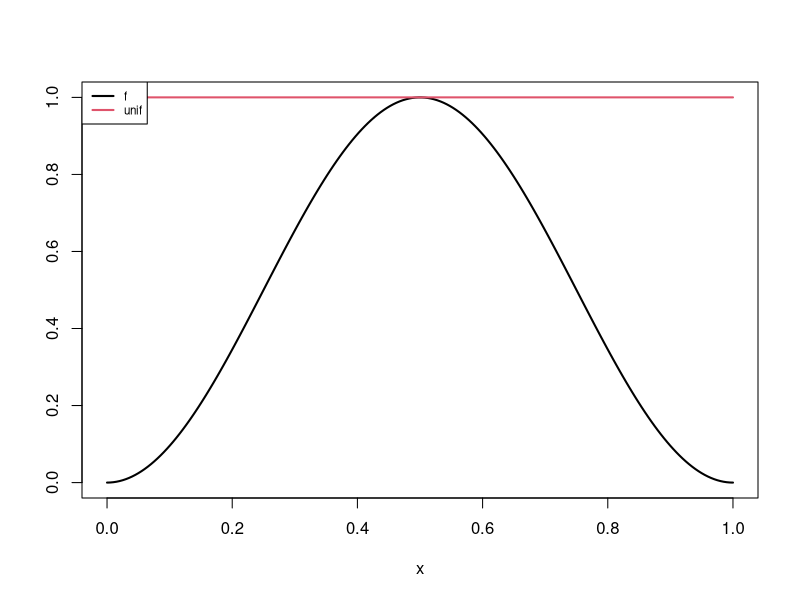
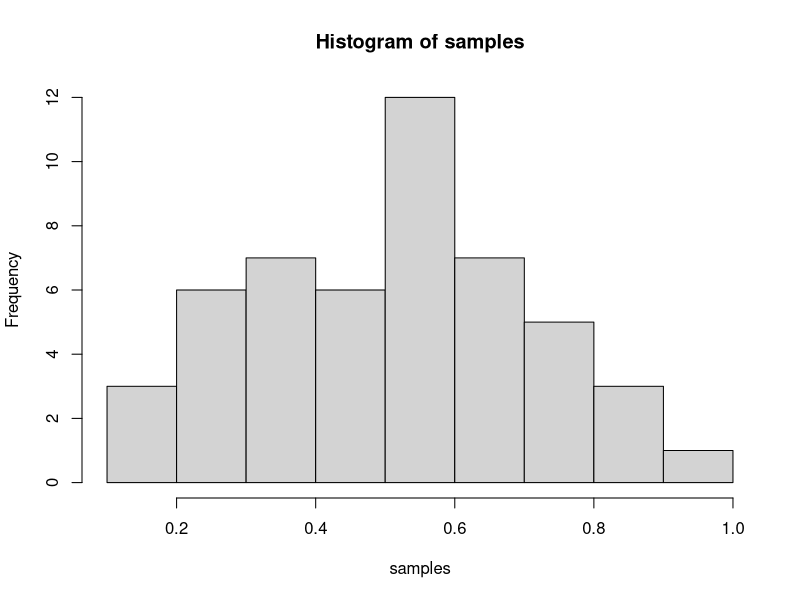
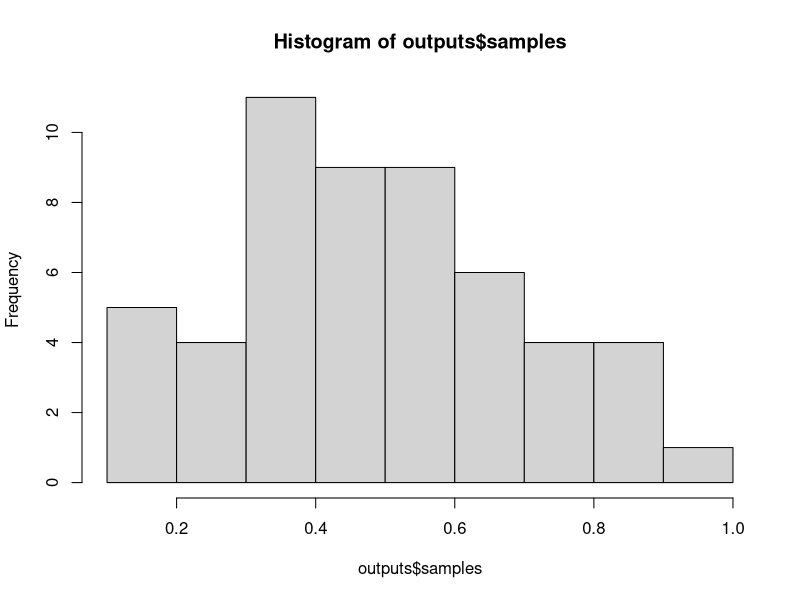
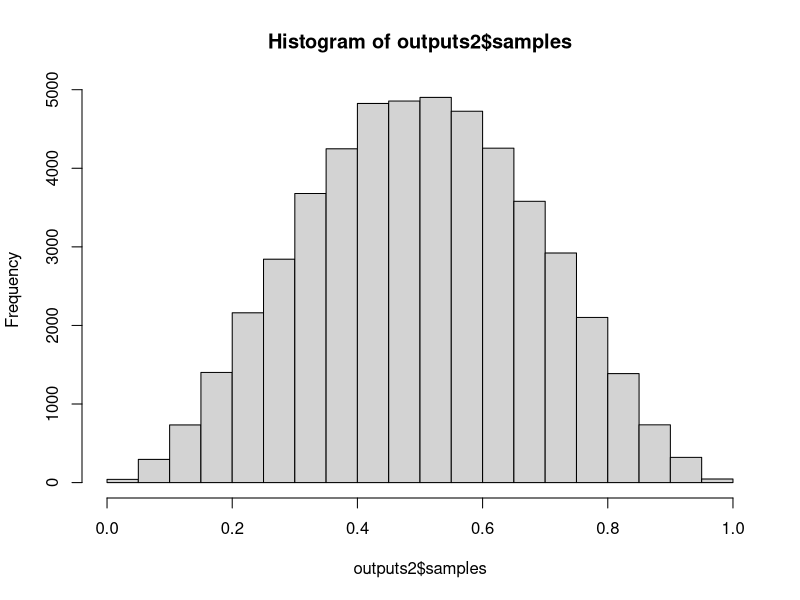
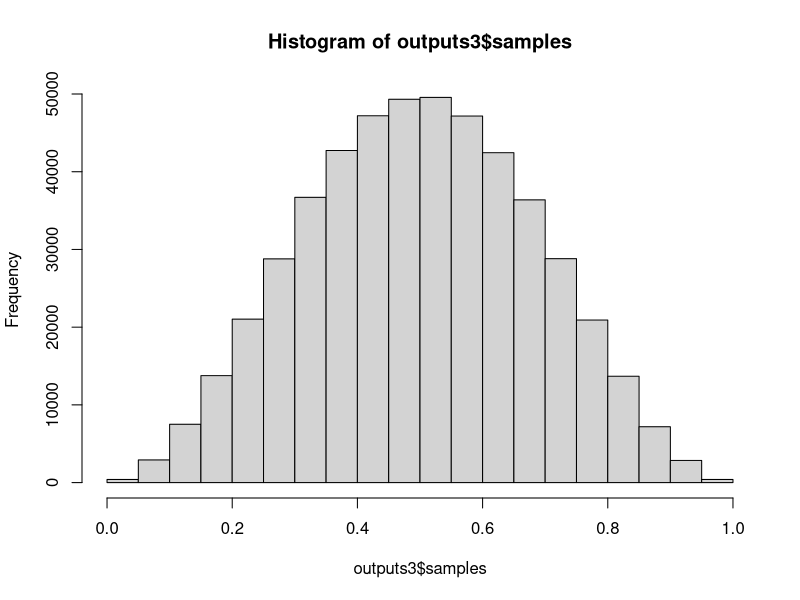
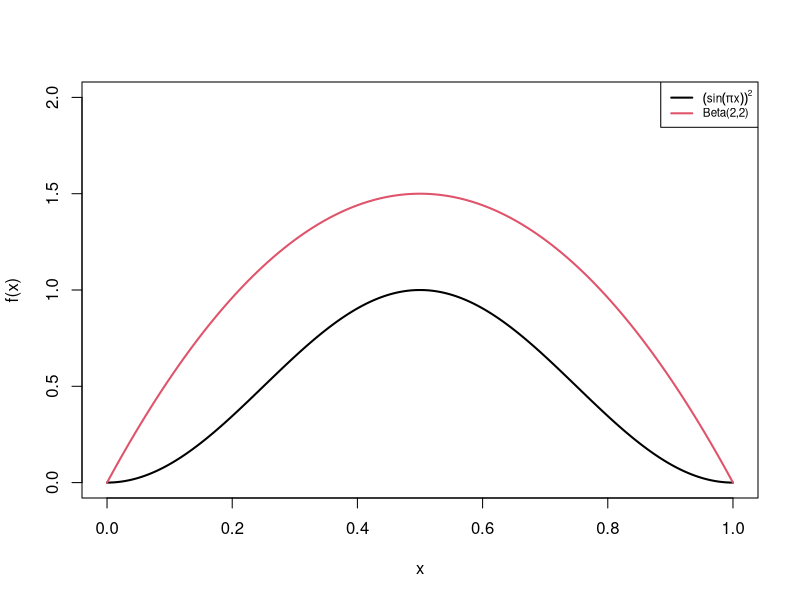
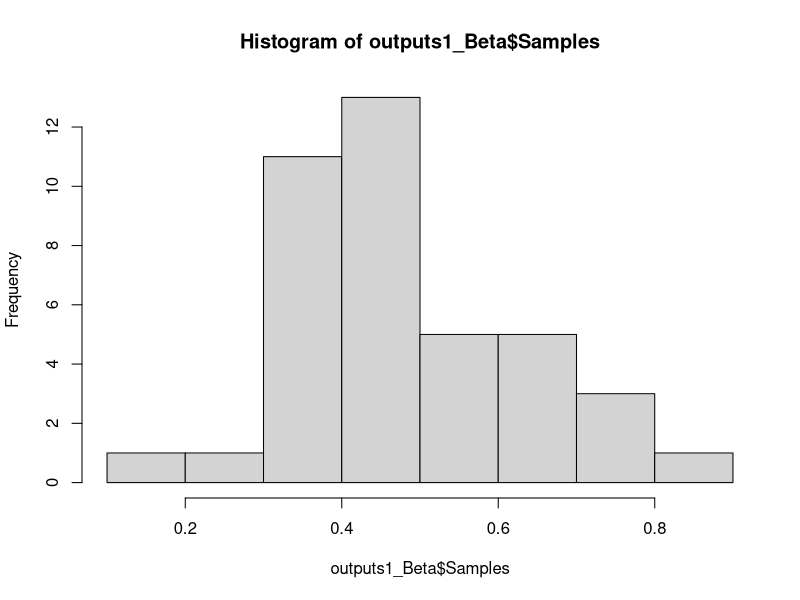
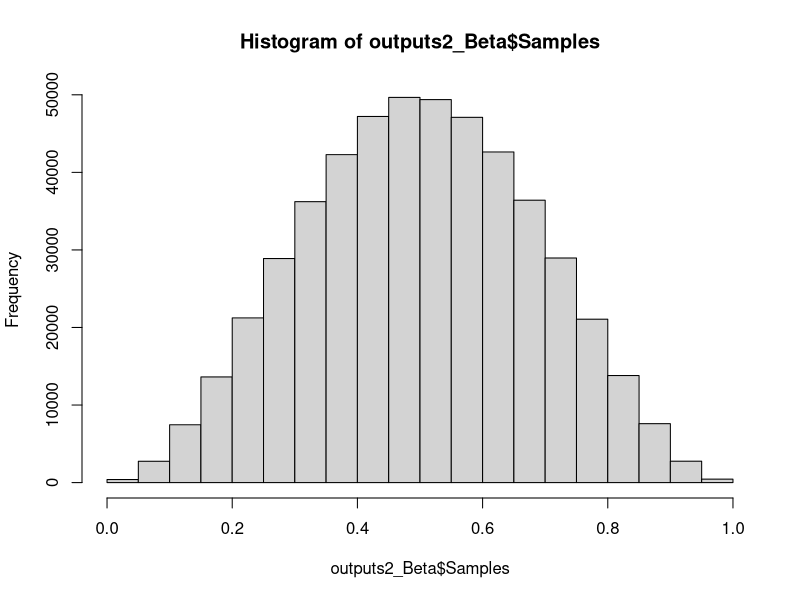

Write the R code that produced these figures, in order.
#==========================
# chp 5 Monte Carlo Method
#==========================

# Q1:
# f(x) propto sin(pi * x), x in [0, 1]
# Plot the densities of f (x) and the Unif(0,1) 
  # on the same plot


# density function of f(x) =  sin(pi * x))^2
f <- function(x) (sin(pi * x))^2

# density function of Unif(0, 1)
Unif <- Vectorize(function(x) 1/(1-0))

x <- seq(0, 1, length.out = 200)
plot(x, f(x), type = "l", lwd = 2, col = 1, ylab = "")
lines(x, Unif(x), col = 2, lwd = 2)

legend("topleft", legend = c("f", "unif"),
       col = c(1, 2), lwd = 2, lty = 1, cex = 0.7)



# Q2: 
# According to the rejection sampling approach sample from f(x)
# using the Unif(0,1) pdf as an enveloping function.

# 1. implement rejection sampling for a single data point

# Initialize a vector Samp for future sample collection
Samp <- NULL
while(is.null(Samp)) {
  # as long as nothing in Samp vector, start working
  
  # step 1, sample from Unif(0,1) pdf
  x <- runif(1, min = 0, max = 1)
  y <- runif(1, min = 0, max = Unif(x))
  
  # step 2, check condition and decide whether to accept x or RJ
    # f(x) = (sin(pi * 2))^2
  if (y < f(x)) 
    Samp = x
}
x
# [1] 0.6904894


# 2. a more general RJ sampling
RJ_sampling <- function(f, rq, q) {
  while(T) { # infinite loop
    # step 1 sample from proposal
    x <- rq(1)
    y <- runif(1, min = 0, max = q(x))
    
    # step 2 check acceptance condition
    if (y < f(x)) 
      Samp <- x
    
    return(Samp)
  }
}

RJ_sampling(f, rq = runif, q = Unif)
# [1] 0.6904894



## Q3:
# Plot a histogram of the points that fall in the acceptance region.
# Do this for a simulation size of 10^2 and 10^5
# and report your acceptance ratio
# Compare the ratios and histograms

# when do points can fall into an acceptance region? 
k <- 10^2

x <- runif(k)
y <- runif(k)

samples <- x[y < f(x)] # points can fall into an acceptance region 

hist(samples)
mean(y < f(x))
# [1] 0.53 # acceptance ratio


samples_acratio <- function(k) {
  x <- runif(k)
  #y <- runif(k)
  y <- runif(k, min = 0, max = Unif(x))
  
  samples <- x[y < f(x)]
  ratio <- mean(y < f(x)) # ac ratio
  
  output <- list(samples = samples, AC_ratio = ratio)
  
}

k <- 100
outputs <- samples_acratio(k)
outputs$AC_ratio
# [1] 0.49
hist(outputs$samples)


k2 <- 1e5
outputs2 <- samples_acratio(k2)
outputs2$AC_ratio
# [1] 0.50217
hist(outputs2$samples)


k3 <- 1e6
outputs3 <- samples_acratio(k3)
outputs3$AC_ratio
# [1] 0.500278
hist(outputs3$samples)



#-----------------------------------------
# Repeat above for envelope function Beta(2,2)
#-----------------------------------------

# Q1:
# Plot the density of f(x) = (sin(pi * x))^2 
  # and Beta(2,2) in the same graph

# Q2:
# use RJ sampling to sample from f(x) using Beta(2, 2) envelope

# Q3:
# compare samples size 100 and 1e5, 
# plot histgram of points that fall into the acc region
# report acceptance ratio


## Answer for Q1
## density of new proposal Beta(2, 2)
a <- 2
b <- 2

Beta_dens <- function(x, a, b) {
  num <- x^{a - 1} * (1 - x)^{b - 1}
  B <- (gamma(a) * gamma(b)) / gamma(a + b)
  
  return(num / B)
  
}

x <- seq(0, 1, length.out = 200)
plot(x, f(x), type = "l", lwd = 2, col = 1, ylim = c(0,2))
lines(x, Beta_dens(x, a, b), lwd = 2, col = 2)

# max(Beta_dens(x, a, b))
# [1] 1.499962 for ylimit

legend("topright", legend = c(expression((sin(pi*x))^2), "Beta(2,2)"), 
       col = c(1, 2), cex = 0.7, lwd = 2, lty = 1 )


## Answer for Q2:
# for 1 sample point
# initialise a vector to collect Sample
Sample <- NULL
while(T) {
  x <- rbeta(1, shape1 = a, shape2 = b)
  y <- runif(1, min = 0, max = Beta_dens(x, a, b))
  
  if (y < f(x))
    Sample <- x
  
  return(Sample)
}
Sample
# [1] 0.6209267


# or using general RJ_sampling function, but need modification

Sample <- NULL
RJ_Samp <- function(f, rq, q, ...) {
  x <- rq(1, ...)
  y <- runif(1, min = 0, max = q(x, ...))
  
  if (y < f(x))
    Sample <- x
  
  return(Sample)
}

RJ_Samp(f, rq = rbeta, Beta_dens, 2, 2)
# [1] 0.591476
# [1] 0.6805201
# [1] 0.4321957


## Answer for Q3: 
# modify above function to involve simulation size k
Samples <- NULL
Smp_Ratio <- function(k, f, rq, q, ...) {
  x <- rq(k, ...)
  y <- runif(k, min = 0, max = q(x, ...))
  
  #if(y < f(x))
     #Samples <- x
  Samples <- x[y < f(x)] # accepted x are samples
  ratio <- mean(y < f(x)) # how many times condition is ture
  
  list(Samples = Samples, ratio = ratio)
  
}

k1 <- 1e2
outputs1_Beta <- Smp_Ratio(k = k1, f, rq = rbeta, q = Beta_dens, 2, 2)
outputs1_Beta$ratio
# [1] 0.53 [1] 0.49
hist(outputs1_Beta$Samples)

k2 <- 1e6
outputs2_Beta <- Smp_Ratio(k = k2, f, rq = rbeta, q = Beta_dens, 2, 2)
outputs2_Beta$ratio
# [1] 0.500578
hist(outputs2_Beta$Samples)


#-------------------------------------------------
# Further modify sampling function to involve plot
#-------------------------------------------------

RJ_Smp <- function(k, f, envelop = "unif", plot = T, par1, par2) {
  
  r_envelop <- match.fun(paste0("r", envelop))
  d_envelop <- match.fun(paste0("d", envelop))
  
  x <- r_envelop(k, par1, par2)
  y <- runif(k, min = 0, max = d_envelop(x, par1, par2))
  
  Samples <- x[y < f(x)]
  ratio <- mean(y < f(x))
  
  if(plot) {
    hist(Samples, probability = T,
         main = paste0("Histogram of ", k, " samples from ", envelop,
         "(", par1, ",", par2, "). \n
         acceptance ratio is ", round(ratio, 2)), 
         cex.main = .75)
  }
  list(Samples = Samples, AC_ratio = ratio)
}

par(mfrow = c(2, 2))
RJ_Smp(1e2, f = f, envelop = "unif", plot = T, par1 = 0, par2 = 1)
RJ_Smp(1e5, f = f, envelop = "unif", plot = T, par1 = 0, par2 = 1)
RJ_Smp(1e2, f = f, envelop = "beta", plot = T, par1 = 2, par2 = 2)
RJ_Smp(1e5, f = f, envelop = "beta", plot = T, par1 = 2, par2 = 2)












